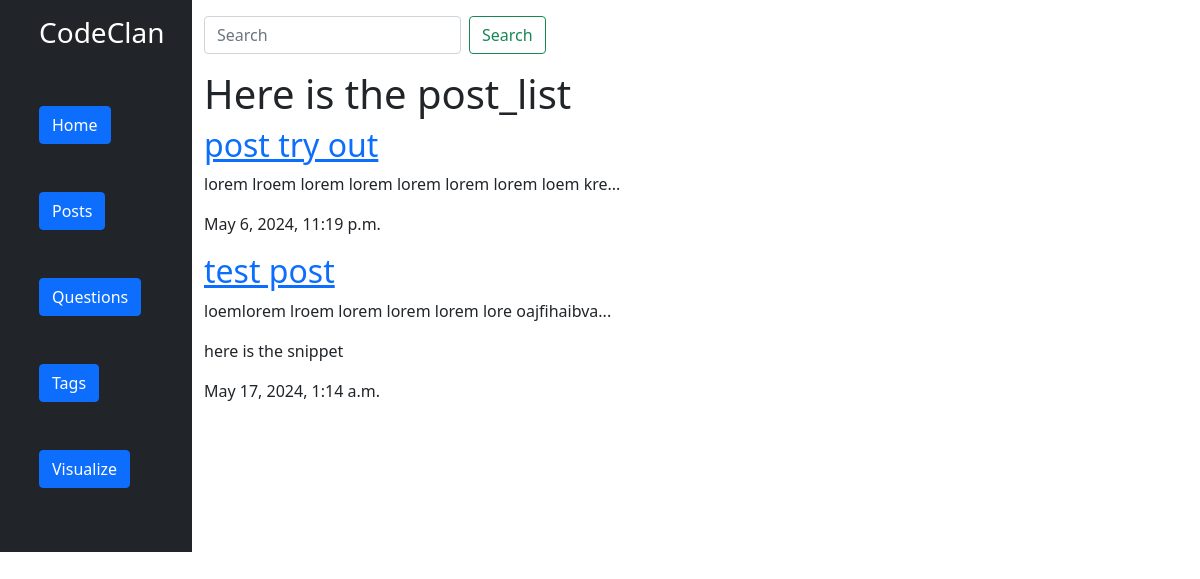
/posts/, run on the app's committed database.
### postsApp/models.py (models this page shows, shortened)
class PostClass(models.Model):
    title=models.CharField(max_length=100)
    slug=models.SlugField()
    body=models.TextField()
    snippet=models.TextField(blank=True, null=True)
    date=models.DateTimeField(auto_now_add=True)
    def shortened_post(self):
        return self.body[:50]+"..."  #desired number of words to be displayed for starters is 50, the "..." appended to indicate there's more

### postsApp/views.py (the view)
# urls.py: path('',views.post_list,name="post_list_url"),
def post_list(request):
    all_posts=PostClass.objects.all().order_by('date')
    return render(request, 'postsApp/post_list.html',{'all_posts':all_posts})

### postsApp/templates/postsApp/post_list.html
{% extends 'base_layout.html' %}
{% block content %}
    <h1>Here is the post_list</h1>
    <div class="all_posts">
        {% for postObj in all_posts %}
           <div class="PostClass">
              <h2 class="text-dark"><a href="{% url 'post_detail_url' my_slug=postObj.slug %}">{{postObj.title}}</a></h2>
              <p>{{postObj.shortened_post}}</p>
              <p>{{postObj.snippet}}</p>
              <p>{{postObj.date}}</p>
           </div>
        {% endfor %}
    </div>
{% endblock %}

### data on the page
PostClass: title "post try out", shortened_post "lorem lroem lorem lorem lorem lorem lorem loem kre...", date "May 6, 2024, 11:19 p.m."
PostClass: title "test post", shortened_post "loemlorem lroem lorem lorem lorem lore oajfihaibva...", snippet "here is the snippet", date "May 17, 2024, 1:14 a.m."
